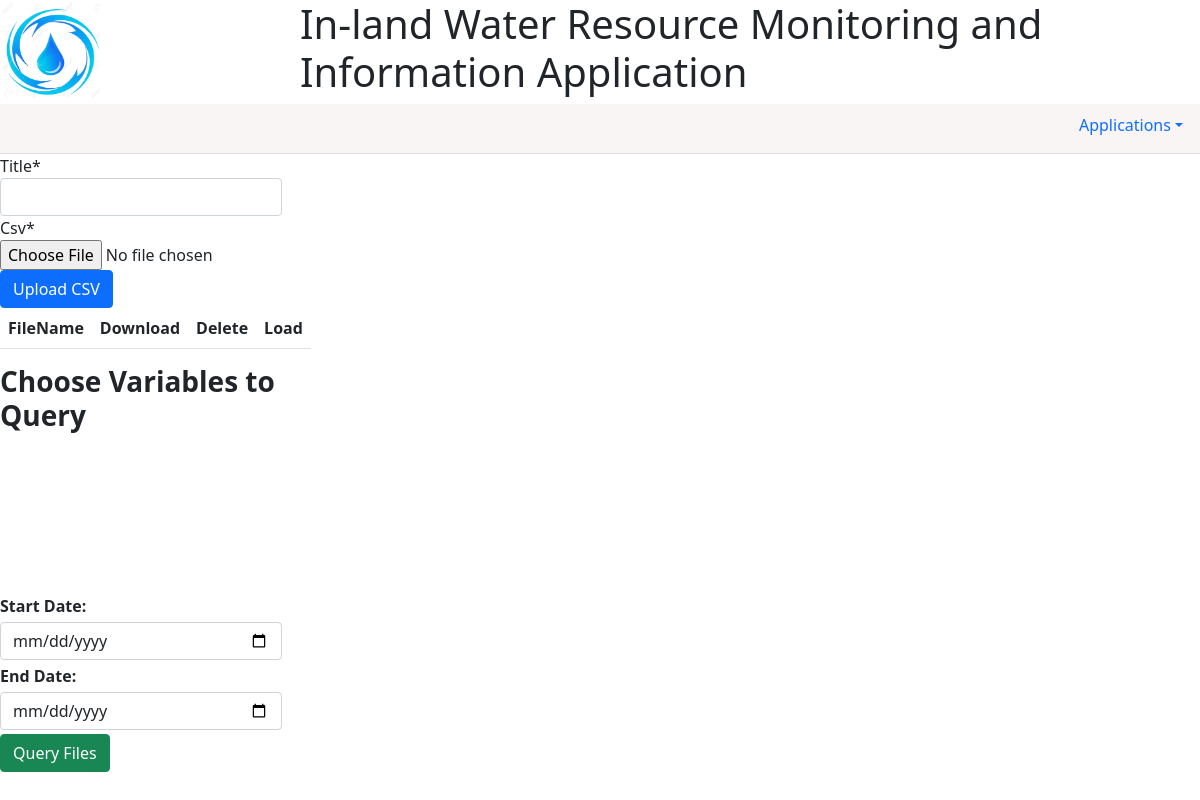
The page /query/ on the database as committed earlier.
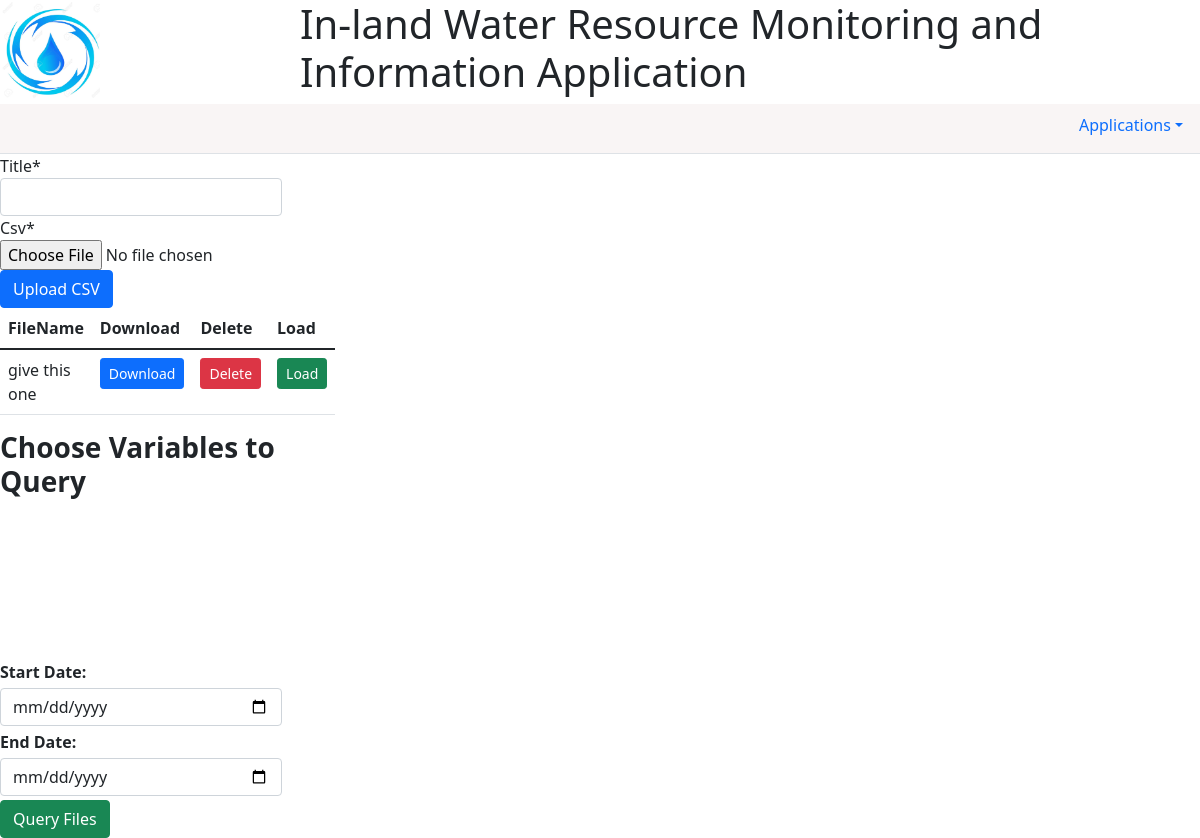
The same page on the database as committed later.
### query/models.py (models this page shows, shortened)
class Csv(models.Model):
	title = models.CharField(max_length=100)
	csv = models.FileField(upload_to='query/csvs/', max_length=100)

### query/views.py (the view)
# urls.py: path('', query, name='query'),
def query(request):
	csvs = Csv.objects.all()
	try:
		if request.method == 'POST':
			csvform = CsvForm(request.POST, request.FILES)
			if csvform.is_valid():
				csvform.save()
			csvs = Csv.objects.all()
		else:
			csvform = CsvForm()
	except RuntimeError as e:
		print(e + "something went wrong")
	context = {
		'csvform': csvform,
		'csvs': csvs,
		'checks': json.dumps(options)
	}
	return render(request, 'query/query.html', context)

### query/forms.py
class CsvForm(forms.ModelForm):
    class Meta:
        model = Csv
        fields = ('title', 'csv')

### query/templates/query/query.html (shortened to what this page needs)
{% extends 'main/base.html' %}
{% load static crispy_forms_tags %}
{% block main %}
<div class="row">
<aside class="col-3">
		<form method="POST" enctype="multipart/form-data">
			{{ csvform|crispy }}
			<button type="submit" class="btn btn-primary">Upload CSV</button>
		</form>
		<table class="table">
			<thead>
				<th>FileName</th>
				<th>Download</th>
				<th>Delete</th>
				<th>Load</th>
			</thead>
			<tbody>
				{% for file in csvs %}
				<tr>
					<td>{{ file.title }}</td>
					<td><a href="{{ file.csv.url }}" class="btn btn-primary btn-sm">Download</a></td>
					<td>
						<form method="post" action="{% url 'delete_csv' file.pk %}">
						<button type="submit" class="btn btn-danger btn-sm">Delete</button>
						</form>
					</td>
					<td>
						<form method="post" class="fileget" data-{{ file.pk }}="{{ file.pk }}" >
							<button type="submit" class="btn btn-success btn-sm">Load</button>
						</form>
					</td>
				</tr>
				{% endfor %}
			</tbody>
		</table>
	<p class="h3 fw-bolder">Choose Variables to Query</p>
		<form method="POST">
			<div id="chckpanel" data-checks="{{ checks }}">
			</div>
			<label for="start_date" class="date mt-1 mb-1"><strong>Start Date: </strong></label>
			<input id="start_date" type="date" class="form-control buttontheme" >
			<label for="end_date" class="date mb-1 mt-1"><strong>End Date: </strong></label>
			<input id="end_date" type="date" class="form-control buttontheme" >
			<button id="qfile" type="submit" class="btn btn-success mt-1">Query Files</button>
	</form>
</aside>
<content class="col-9 mb-1">
	<div class="row" style="height: 35%;">
		<div id="map"></div>
	</div>
	<div class="row" id="chart" style="height: 60%;">
	</div>
</content>
</div>
{% endblock %}
{% block styles %}
<link rel="stylesheet" type="text/css" href="{% static 'query/css/query.css'%}">
{% endblock %}

Rows that differ between the two databases and show on the page:
added Csv: title "give this one"
